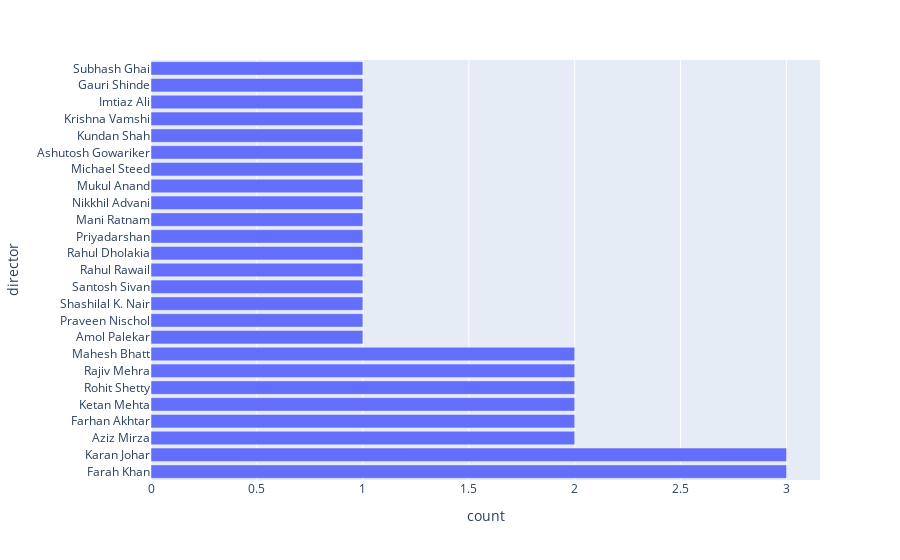

Notebook code cell kept with this figure:
### Code cell
px.bar(srk_movies.director.groupby(srk_movies.director).count().sort_values(ascending=False).reset_index(name='count'), x='count', y='director')

### Figure 1 — Plotly figure (JSON) as saved in the notebook; plotly's stock layout.template omitted (floating-point values rounded to 4 significant figures)
{"data": [{"alignmentgroup": "True", "hovertemplate": "count=%{x}<br>director=%{y}<extra></extra>", "legendgroup": "", "marker": {"color": "#636efa", "pattern": {"shape": ""}}, "name": "", "offsetgroup": "", "orientation": "h", "showlegend": false, "textposition": "auto", "type": "bar", "x": [3, 3, 2, 2, 2, 2, 2, 2, 1, 1, 1, 1, 1, 1, 1, 1, 1, 1, 1, 1, 1, 1, 1, 1, 1], "xaxis": "x", "y": ["Farah Khan", "Karan Johar", "Aziz Mirza", "Farhan Akhtar", "Ketan Mehta", "Rohit Shetty", "Rajiv Mehra", "Mahesh Bhatt", "Amol Palekar", "Praveen Nischol", "Shashilal K. Nair", "Santosh Sivan", "Rahul Rawail", "Rahul Dholakia", "Priyadarshan", "Mani Ratnam", "Nikkhil Advani", "Mukul Anand", "Michael Steed", "Ashutosh Gowariker", "Kundan Shah", "Krishna Vamshi", "Imtiaz Ali", "Gauri Shinde", "Subhash Ghai"], "yaxis": "y"}], "layout": {"barmode": "relative", "legend": {"tracegroupgap": 0}, "margin": {"t": 60}, "xaxis": {"anchor": "y", "domain": [0, 1], "title": {"text": "count"}}, "yaxis": {"anchor": "x", "domain": [0, 1], "title": {"text": "director"}}}}
